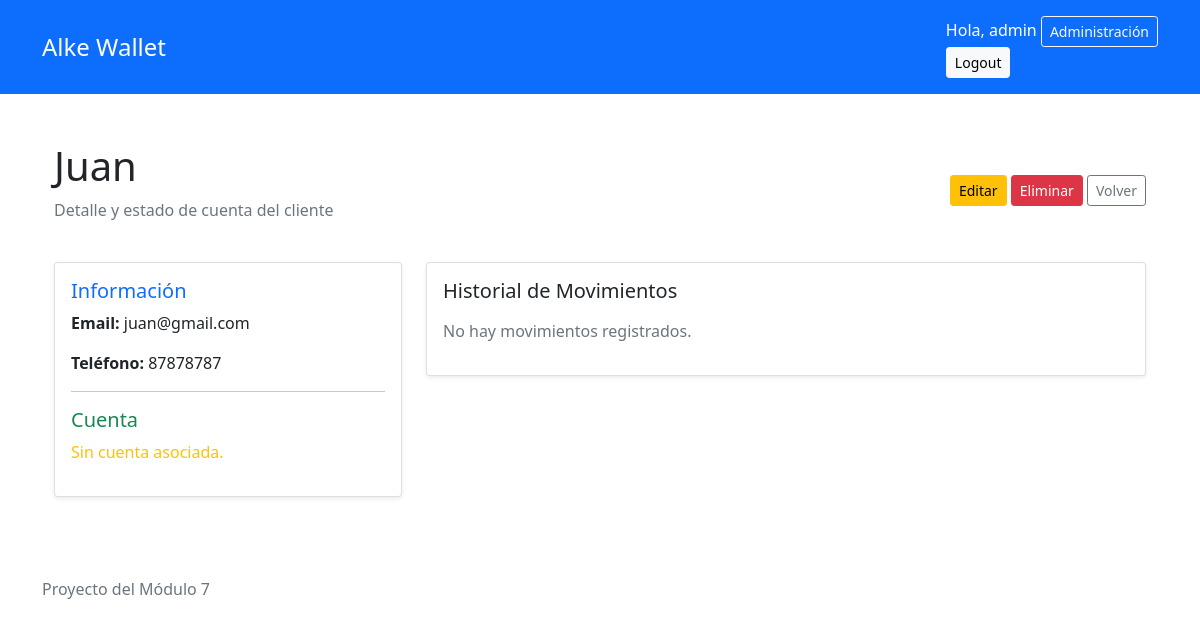
The page /clientes/3/ (signed in) on the database as committed earlier.
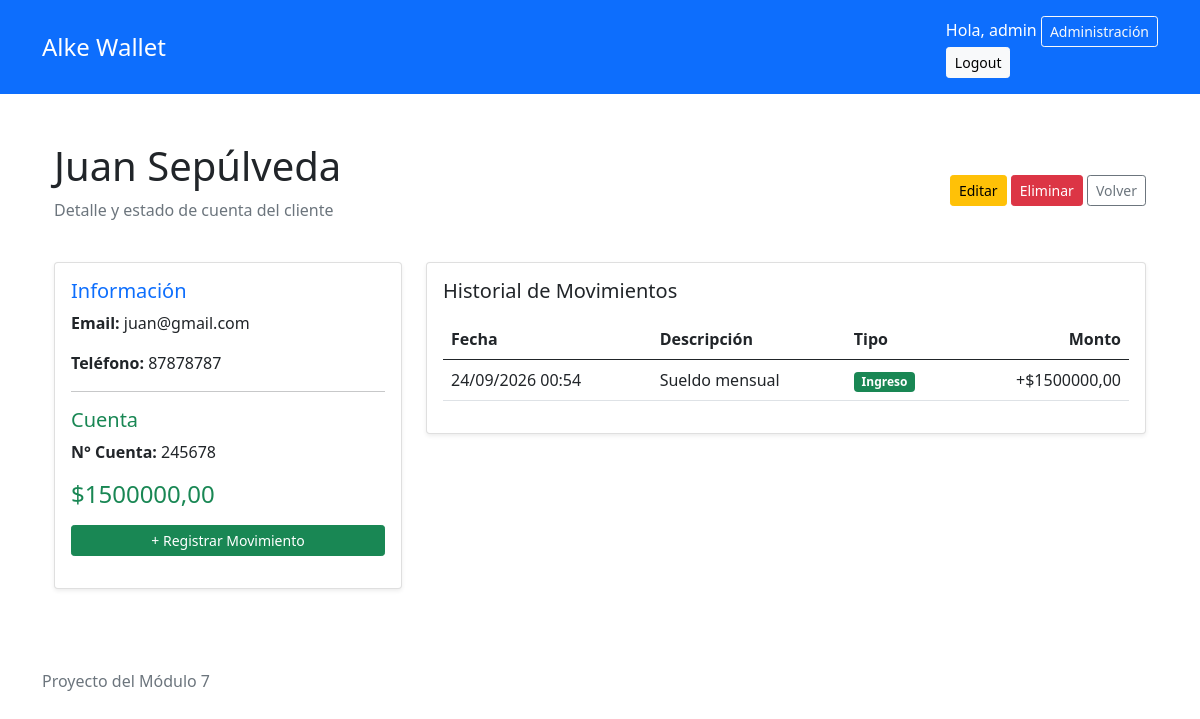
The same page on the database as committed later.
### gestion/models.py (models this page shows, shortened)
class Cliente(models.Model):
    nombre = models.CharField(max_length=100)
    email = models.EmailField(unique=True)
    telefono = models.CharField(max_length=20, blank=True)
    fecha_registro = models.DateTimeField(auto_now_add=True)
    class Meta:
        ordering = ["nombre"]

class Cuenta(models.Model):
    cliente = models.OneToOneField(Cliente, on_delete=models.PROTECT, related_name="cuenta")
    numero = models.CharField(max_length=20, unique=True)
    contactos_autorizados = models.ManyToManyField(Cliente, blank=True, related_name="cuentas_autorizadas")
    fecha_creacion = models.DateTimeField(auto_now_add=True)
    @property
    def saldo(self):
        ingresos = self.transacciones.filter(tipo="ingreso").aggregate(total=Sum("monto"))["total"] or Decimal("0.00")
        egresos = self.transacciones.filter(tipo="egreso").aggregate(total=Sum("monto"))["total"] or Decimal("0.00")
        return ingresos - egresos

class Transaccion(models.Model):
    TIPOS = [
        ("ingreso", "Ingreso"),
        ("egreso", "Egreso"),
    ]
    cuenta = models.ForeignKey(Cuenta, on_delete=models.PROTECT, related_name="transacciones")
    tipo = models.CharField(max_length=10, choices=TIPOS)
    monto = models.DecimalField(max_digits=12, decimal_places=2, validators=[MinValueValidator(Decimal("0.01"))],)
    descripcion = models.CharField(max_length=100)
    fecha = models.DateTimeField(auto_now_add=True)
    class Meta:
        ordering = ["-fecha", "-pk"]

### gestion/views.py (the view)
# urls.py: path("clientes/<int:pk>/", ClienteDetailView.as_view(), name="detalle_cliente"),
class ClienteDetailView(AccesoPersonalMixin, DetailView):
    model = Cliente
    template_name = "gestion/detalle_cliente.html"
    context_object_name = "cliente"
    def get_context_data(self, **kwargs):
        contexto = super().get_context_data(**kwargs)
        cuenta = Cuenta.objects.filter(
            cliente=self.object
        ).first()
        contexto["cuenta"] = cuenta
        contexto["movimientos"] = (
            cuenta.transacciones.all()
            if cuenta
            else []
        )
        return contexto

### gestion/views.py (called while the page is built)
    def test_func(self):
        return self.request.user.is_staff

### gestion/templates/gestion/detalle_cliente.html (shortened to what this page needs)
{% extends "base.html" %}
{% block content %}
<div class="container my-4">
    <div class="d-flex justify-content-between align-items-center mb-4">
        <div>
            <h1>{{ cliente.nombre }}</h1>
            <p class="text-muted">Detalle y estado de cuenta del cliente</p>
        </div>
        <div>
            <a href="{% url 'editar_cliente' cliente.pk %}" class="btn btn-warning btn-sm">Editar</a>
            <a href="{% url 'eliminar_cliente' cliente.pk %}" class="btn btn-danger btn-sm">Eliminar</a>
            <a href="{% url 'lista_clientes' %}" class="btn btn-outline-secondary btn-sm">Volver</a>
        </div>
    </div>
    <div class="row">
        <div class="col-md-4 mb-3">
            <div class="card shadow-sm">
                <div class="card-body">
                    <h5 class="card-title text-primary">Información</h5>
                    <p><strong>Email:</strong> {{ cliente.email }}</p>
                    <p><strong>Teléfono:</strong> {{ cliente.telefono|default:"No registrado" }}</p>
                    <hr>
                    <h5 class="card-title text-success">Cuenta</h5>
                    {% if cuenta %}
                        <p><strong>N° Cuenta:</strong> {{ cuenta.numero }}</p>
                        <h4 class="text-success mb-3">${{ cuenta.saldo }}</h4>
                        <a href="{% url 'crear_transaccion' cuenta.pk %}" class="btn btn-success btn-sm w-100 mb-3">
                            + Registrar Movimiento
                        </a>
                    {% else %}
                        <p class="text-warning">Sin cuenta asociada.</p>
                    {% endif %}
                </div>
            </div>
        </div>
        <div class="col-md-8">
            <div class="card shadow-sm">
                <div class="card-body">
                    <h5 class="card-title mb-3">Historial de Movimientos</h5>
                    {% if movimientos %}
                        <table class="table table-hover">
                            <thead>
                                <tr>
                                    <th>Fecha</th>
                                    <th>Descripción</th>
                                    <th>Tipo</th>
                                    <th class="text-end">Monto</th>
                                </tr>
                            </thead>
                            <tbody>
                                {% for mov in movimientos %}
                                    <tr>
                                        <td>{{ mov.fecha|date:"d/m/Y H:i" }}</td>
                                        <td>{{ mov.descripcion }}</td>
                                        <td>
                                            <span class="badge {% if mov.tipo == 'ingreso' %}bg-success{% else %}bg-danger{% endif %}">
                                                {{ mov.get_tipo_display }}
                                            </span>
                                        </td>
                                        <td class="text-end">
                                            {% if mov.tipo == 'ingreso' %}+${{ mov.monto }}{% else %}-${{ mov.monto }}{% endif %}
                                        </td>
                                    </tr>
                                {% endfor %}
                            </tbody>
                        </table>
                    {% else %}
                        <p class="text-muted">No hay movimientos registrados.</p>
                    {% endif %}
                </div>
            </div>
        </div>
    </div>
</div>
{% endblock %}

Rows that differ between the two databases and show on the page:
changed Cliente "juan@gmail.com": nombre "Juan" → "Juan Sepúlveda"
added Cuenta: numero "245678", saldo "1500000,00"
added Transaccion: fecha "24/09/2026 00:54", descripcion "Sueldo mensual", tipo "Ingreso", monto "1500000,00"
Other text that changed with them:
text no longer shown: "Sin cuenta asociada. No hay movimientos registrados."
text now shown: "N° Cuenta: $ + Registrar Movimiento Fecha Descripción Tipo Monto"
